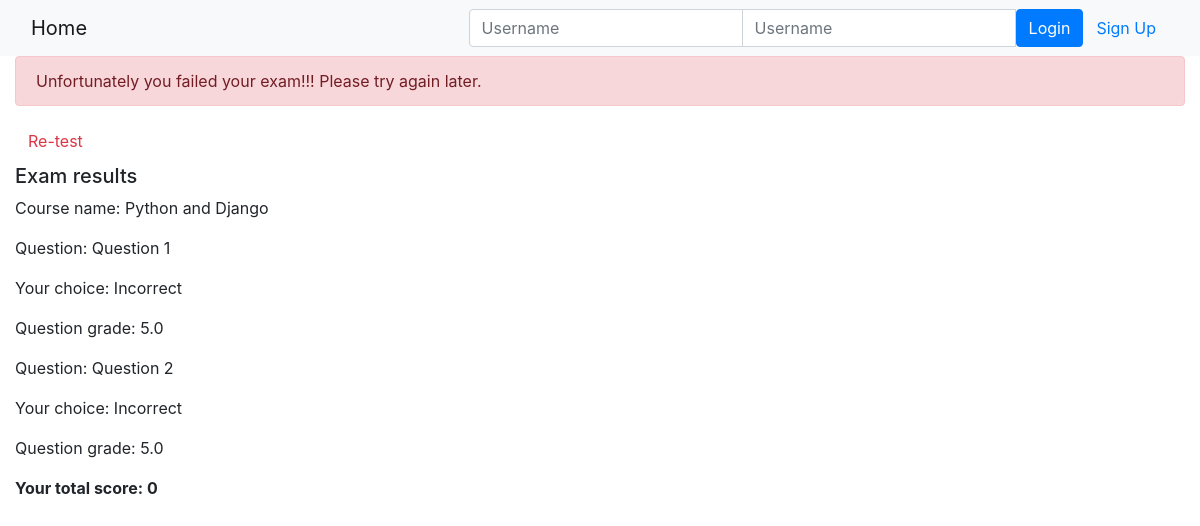
The app's page /course/1/submission/1/result/ with its own data.
### onlinecourse/models.py (models this page shows, shortened)
class Course(models.Model):
    name = models.CharField(null=False, max_length=30, default='online course')
    image = models.ImageField(upload_to='course_images/')
    description = models.CharField(max_length=1000)
    pub_date = models.DateField(null=True)
    instructors = models.ManyToManyField(Instructor)
    users = models.ManyToManyField(settings.AUTH_USER_MODEL, through='Enrollment')
    total_enrollment = models.IntegerField(default=0)
    is_enrolled = False

class Choice(models.Model):
    question = models.ForeignKey(Question, on_delete=models.CASCADE)
    text = models.TextField()
    is_correct = models.BooleanField(default=False)

class Question(models.Model):
    course = models.ForeignKey(Course, on_delete=models.CASCADE)
    text = models.TextField()
    grade = models.FloatField(default=5.0)

### onlinecourse/views.py (the view)
# urls.py: path('course/<int:course_id>/submission/<int:submission_id>/result/', views.show_exam_result, name='show_exam_result'),
def show_exam_result(request, course_id, submission_id):
    course = get_object_or_404(Course, pk=course_id)
    submission = get_object_or_404(Submission, pk=submission_id)
    choices = submission.choices.all()
    total_score = 0
    correct_number = 0
    for choice in choices:
        if choice.is_correct == True:
            total_score += choice.question.grade
            correct_number += 1
    is_correct = correct_number*100/choices.count()
    return render(request, 'onlinecourse/exam_result_bootstrap.html', {'is_correct':is_correct, 'total_score':total_score, 'course_id':course_id, 'choices':choices, 'course':course})

### onlinecourse/templates/onlinecourse/exam_result_bootstrap.html (shortened to what this page needs)
<!DOCTYPE html>
<html lang="en">
<head>
    {% load static %}
    <link rel="stylesheet" href="https://maxcdn.bootstrapcdn.com/bootstrap/4.5.2/css/bootstrap.min.css">
</head>
<body>
 <nav class="navbar navbar-light bg-light">
    <div class="container-fluid">
        <div class="navbar-header">
              <a class="navbar-brand" href="{% url 'onlinecourse:index' %}">Home</a>
        </div>
        <ul class="nav navbar-nav navbar-right">
            {% if user.is_authenticated %}
            <li>
                <a class="btn btn-link" href="#">{{ user.first_name }}({{ user.username }})</a>
                <a class="btn btn-link" href="{% url 'onlinecourse:logout' %}">Logout</a>
            </li>
            {% else %}
            <li>
                <form class="form-inline" action="{% url 'onlinecourse:login' %}" method="post">
                    <div class="input-group">
                        <input type="text" class="form-control" placeholder="Username" name="username" >
                        <input type="password" class="form-control" placeholder="Username" name="psw" >
                        <button class="btn btn-primary" type="submit">Login</button>
                        <a class="btn btn-link" href="{% url 'onlinecourse:registration' %}">Sign Up</a>
                    </div>
                </form>
            </li>
            {% endif %}
        </ul>
    </div>
</nav>
<div class="container-fluid">
    {% if is_correct > 80 %}
    <div class="alert alert-success">
       Congratulations!!! You passed the exam succesfully!!!
    </div>
    {% else %}
        <div class="alert alert-danger">
            Unfortunately you failed your exam!!! Please try again later.
        </div>
        <a class="btn btn-link text-danger" href="{% url 'onlinecourse:course_details' course_id %}">Re-test</a>
    {% endif %}
        <div class="card-columns-vertical mt-1">
        <h5 class="">Exam results</h5>
            <p>Course name: {{ course.name }}</p>
            {% for choice in choices %}
                <p>Question: {{ choice.question.text }}</p>
                <p>Your choice:
                    {% if choice.is_correct == True %}
                        Correct
                    {% else %}
                        Incorrect
                    {% endif %}
                </p>
                <p>Question grade: {{ choice.question.grade }}</p>
            {% endfor %}
            <b>Your total score: {{ total_score }}</b>
        </div>
    </div>
</body>
</html>

### records on screen
Course: name "Python and Django"
Choice: question.text "Question 1", is_correct "Incorrect", question.grade "5.0"
Choice: question.text "Question 2", is_correct "Incorrect", question.grade "5.0"

### other values on screen
{{ total_score }} "0"
